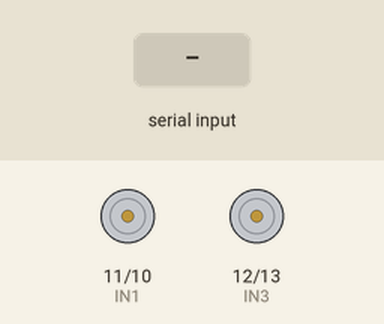
Recording of a sketch running on a simulated Arduino Uno, built with avr-gcc and run on an emulated ATmega328P. On the bench: motor-driver pin pairs drawn as motors (green arrow = first pin HIGH = forward, orange = second pin HIGH = backward, longer = more drive). The test bench sets the inputs (shaded band).

Above: at 1.2 s.
1.3 s: "1" received over the second serial link
At 2.5 s:
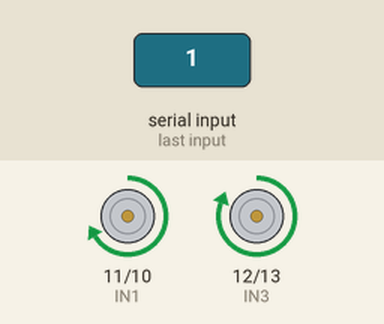
2.8 s: "4" received over the second serial link
At 3.8 s:
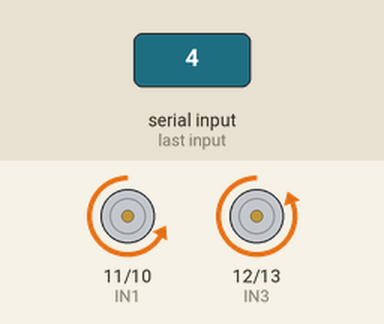
4.3 s: "3" received over the second serial link
At 4.9 s:
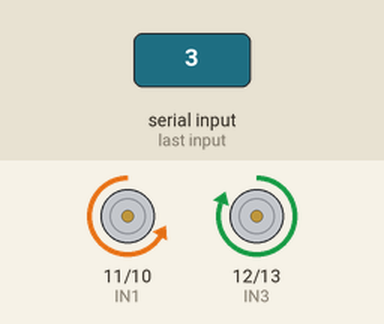
5.8 s: "2" received over the second serial link
At 6.1 s:
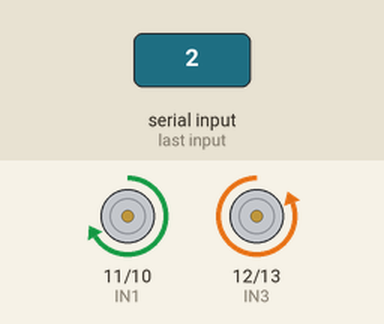
Timing chart, 0 to 8.3 s (numbered marks = the images above; inputs shaded):
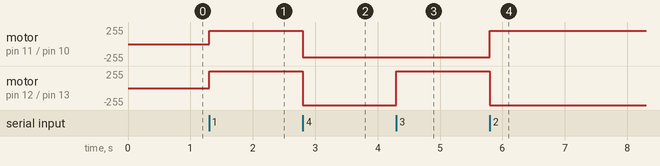

The sketch:

motordriver_ex2.ino
```cpp
#include <SoftwareSerial.h>
SoftwareSerial BT(2, 3);

#define IN1 11
#define IN2 10
#define IN3 12
#define IN4 13

char a;
int lm1, lm2, rm1, rm2;
int speed = 200;

void setup() {
  BT.begin(9600);
  pinMode(13,OUTPUT);
  pinMode(12,OUTPUT);
  pinMode(11,OUTPUT);
  pinMode(10,OUTPUT);
  digitalWrite(13,LOW); //IN1을 HIGH로 하면 모터A가 전진
  digitalWrite(12,LOW); //IN2를 HIGH로 하면 모터A가 후진
  digitalWrite(11,LOW); //IN3를 HIGH로 하면 모터B가 전진
  digitalWrite(10,LOW); //IN4를 HIGH로 하면 모터B가 후진
  //그러나 10번 13번이 후진이고 11번 12번이 전진임.
  //10번 12번 좌회전 11번 13번 우회전
}

void loop() {
  if (BT.available()) {
    a = BT.read();
    if (a == '1') { // 직진
      lm1 = speed;
      lm2 = 0;
      rm1 = speed;
      rm2 = 0;
    }
    else if (a == '4') { //후진
      lm1 = 0;
      lm2 = speed;
      rm1 = 0;
      rm2 = speed;
    }
    else if (a == '3') { //좌회전
      lm1 = 0;
      lm2 = speed;
      rm1 = speed;
      rm2 = 0;
    }
    else if (a == '2') { //우회전
      lm1 = speed;
      lm2 = 0;
      rm1 = 0;
      rm2 = speed;
    } else if (a == '0') { //정지
      lm1 = 0;
      lm2 = 0;
      rm1 = 0;
      rm2 = 0;
    }
    analogWrite(IN1, lm1);
    analogWrite(IN2, lm2);
    analogWrite(IN3, rm1);
    analogWrite(IN4, rm2);
  }
}
```

Measured:
- after the input at 1.3 s, motor on pin 11 (IN1) / pin 10 (IN2): stopped → forward 200/255 at once; motor on pin 12 (IN3) / pin 13 (IN4): stopped → forward 255/255 at once
- after the input at 2.8 s, motor on pin 11 (IN1) / pin 10 (IN2): forward 200/255 → backward 200/255 at once; motor on pin 12 (IN3) / pin 13 (IN4): forward 255/255 → backward 255/255 at once
- after the input at 4.3 s, motor on pin 12 (IN3) / pin 13 (IN4): backward 255/255 → forward 255/255 at once
- after the input at 5.8 s, motor on pin 11 (IN1) / pin 10 (IN2): backward 200/255 → forward 200/255 at once; motor on pin 12 (IN3) / pin 13 (IN4): forward 255/255 → backward 255/255 at once
